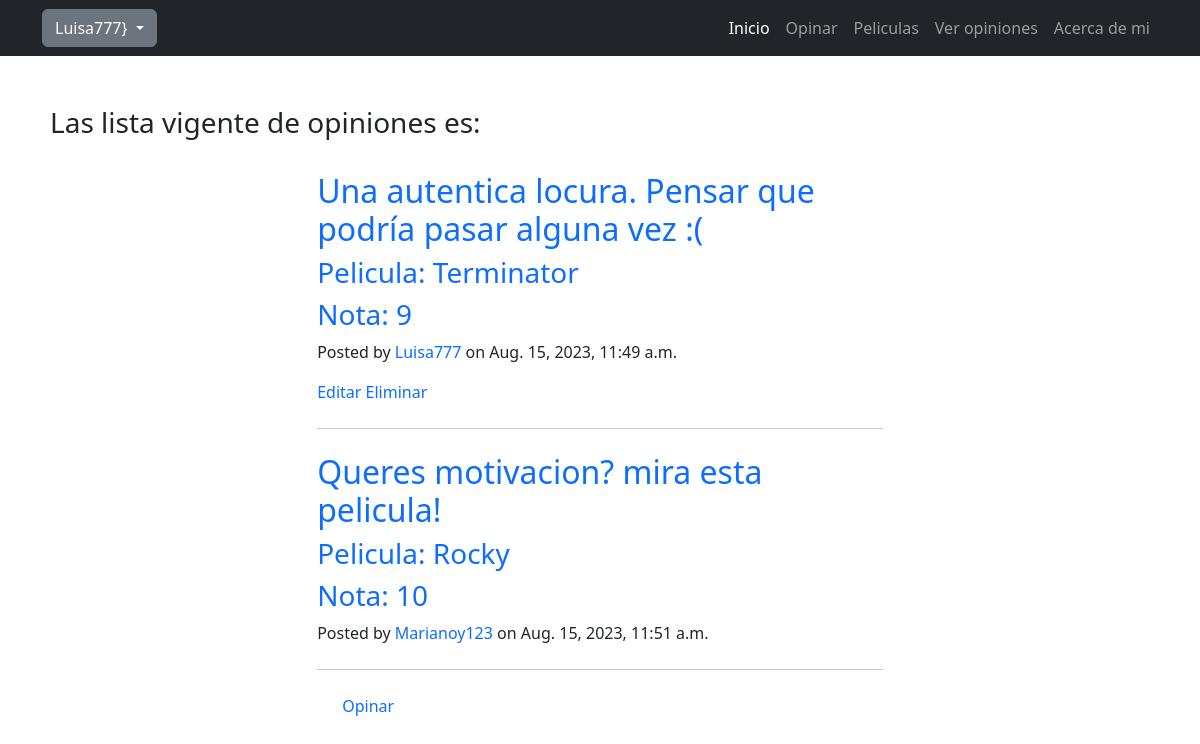
Page /pages/ (signed in) on the committed database.
### Opiniones/models.py (models this page shows, shortened)
class opinion(models.Model):
    pelicula=models.CharField(max_length=32)
    nota=models.IntegerField()
    mini_opinion=models.CharField(max_length=64)
    detalle=models.CharField(max_length=1024)
    creador=models.ForeignKey(User, on_delete=models.CASCADE, related_name="CursosCreados")
    fecha=models.DateTimeField(auto_now=True)

### Opiniones/views.py (the view)
# urls.py: path("", ver_opiniones, name="ListaOpiniones"),
def ver_opiniones(request):
    contexto = {
        "Opiniones": opinion.objects.all(),
    }
    http_response = render(
        request=request,
        template_name='Opiniones/ListaOpiniones.html',
        context=contexto,
    )
    return http_response

### Opiniones/templates/Opiniones/ListaOpiniones.html (shortened to what this page needs)
{% extends "base.html" %}
{%load static%}
{% block contenido %}
    <div style="margin:50px">
        {%if Opiniones|length < 1%}
        <p style="text-align: center">No hay entradas aun<p>
        <div style="text-align: center">
            <a  href="{% url 'CrearOpinion' %}"> Opinar </a>
        </div>
        {%else%}
        <h3>Las lista vigente de opiniones es: </h3>
        <br>
        <div class="container px-4 px-lg-5">
            <div class="row gx-4 gx-lg-5 justify-content-center" style="text-decoration: none">
                <div class="col-md-10 col-lg-8 col-xl-7">
                    {% for opinion in Opiniones %}
                    <div class="post-preview">
                        <a href="{% url 'DetalleOpinion' opinion.id %}">
                            <h2 class="post-title">{{opinion.mini_opinion}}</h2>
                            <h3 class="post-subtitle">Pelicula: {{opinion.pelicula}}</h3>
                            <h3 class="post-subtitle">Nota: {{opinion.nota}}</h3>
                        </a>
                        <p class="post-meta">
                            Posted by
                            <a href="#!">{{opinion.creador}}</a>
                            on {{opinion.fecha}}
                        </p>
                        {% if request.user == opinion.creador %}
                        <a href="{% url 'EditarOpinion' opinion.id %}">Editar</a>
                        <a href="{% url 'EliminarOpinion' opinion.id %}">Eliminar</a>
                        {% endif %}
                    </div>
                    <hr class="my-4" />
                    {% endfor %}
                    <a style="margin-left: 25px" href="{% url 'CrearOpinion' %}"> Opinar </a>
                    {%endif%}
    </div>
{% endblock contenido %}

### templates_base/base.html (shortened to what this page needs)
{% load static %}
<!DOCTYPE html>
<html lang="en">
    <head>
        <link href="{% static 'css/styles.css' %}" rel="stylesheet" />
    </head>
    <body>
        <nav class="navbar navbar-expand-lg navbar-dark bg-dark">
            <div class="container">
                {% if user.is_authenticated %}
                <button class="btn btn-secondary dropdown-toggle" type="button" id="dropdownMenuButton1" data-bs-toggle="dropdown" aria-expanded="false">
                    <div style="display: inline-flex;">
                        {% if user.avatar.imagen %}
                        <img src="{{ user.avatar.imagen.url }}" style="width: 40px; height: 45px; margin-right: 10px"
                        alt="Avatar" />
                        <span>{{ user.username }}</span>
                        {% else %}
                        <span>{{ user.username }}</span>
                        {% endif %}
                    }
                    </div>
                </button>
                {% else %}
                <a class="btn btn-primary" style="margin: 10px" href="{% url 'Login' %}">Inicio sesión</a>
                <a class="btn btn-success" style="margin: 10px" href="{% url 'Registro' %}">Registro</a>
                {% endif %}
                <div class="collapse navbar-collapse" id="navbarSupportedContent">
                    <ul class="navbar-nav ms-auto mb-2 mb-lg-0">
                        <li class="nav-item"><a class="nav-link active" aria-current="page" href="{% url 'Inicio' %}">Inicio</a></li>
                        <li class="nav-item"><a class="nav-link" href="{% url 'CrearOpinion' %}">Opinar</a>
                        <li class="nav-item"><a class="nav-link" href="{% url 'ListaPelis' %}">Peliculas</a></li>
                        <li class="nav-item"><a class="nav-link" href="{% url 'ListaOpiniones' %}">Ver opiniones</a></li>
                        <li class="nav-item"><a class="nav-link" href="{% url 'About' %}">Acerca de mi</a></li>
                    </ul>
                </div>
            </div>
        </nav>
        {% block contenido %}
        {% endblock contenido %}
    </body>
</html>

### rows in the picture
opinion: mini_opinion "Una autentica locura. Pensar que podría pasar alguna vez :(", pelicula "Terminator", nota "9", creador "Luisa777", fecha "Aug. 15, 2023, 11:49 a.m.", shows "Editar"
opinion: mini_opinion "Queres motivacion? mira esta pelicula!", pelicula "Rocky", nota "10", creador "Marianoy123", fecha "Aug. 15, 2023, 11:51 a.m."

### other values in the picture
{{ user.username }} "Luisa777"
